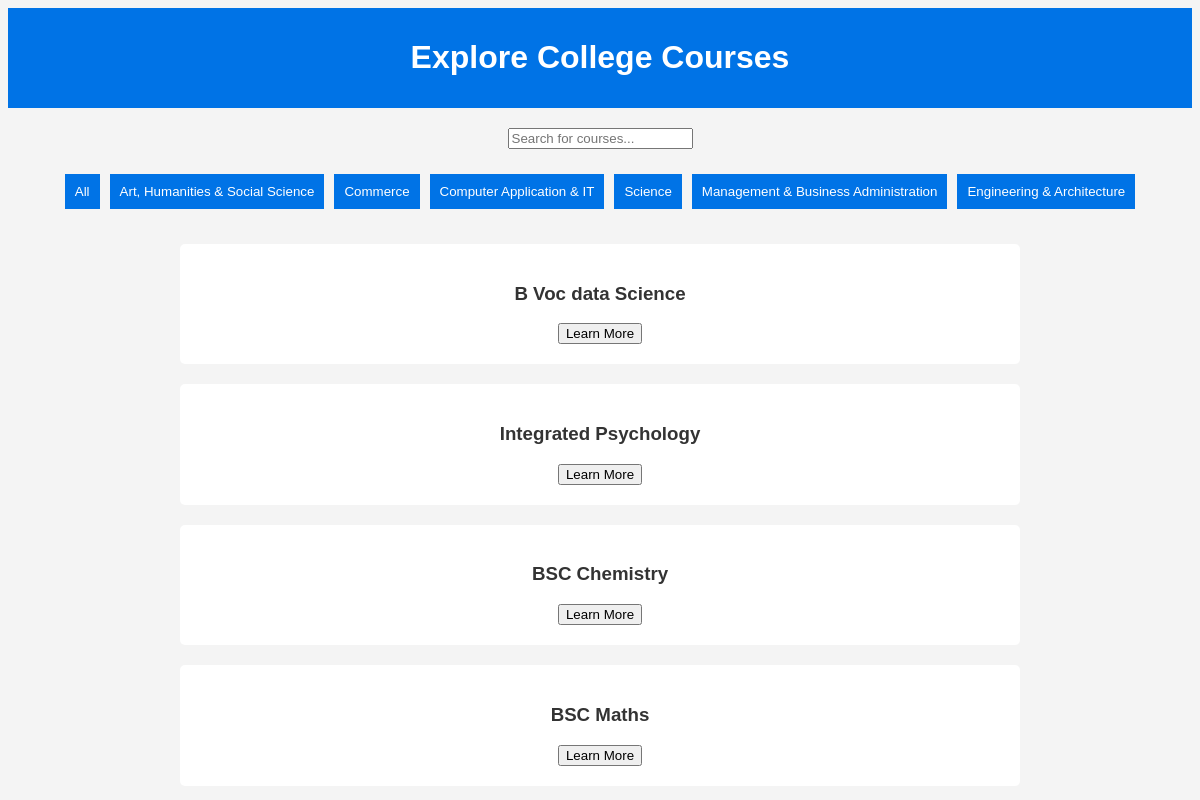
Page /courses/ on the committed database.
### campapp/models.py (models this page shows)
class Courses(models.Model):
    college = models.ForeignKey(College, on_delete=models.CASCADE, related_name="courses")
    name = models.CharField(max_length=255)
    duration = models.IntegerField(help_text="Duration in years")
    fee = models.DecimalField(max_digits=10, decimal_places=2)

### campapp/views.py (the view)
# urls.py: path('courses/', course_list, name='courses'),
def course_list(request):
    courses = Courses.objects.all()  # Fetch courses from the database
    return render(request, 'courses.html', {'courses': courses})

### campapp/Templates/courses.html (shortened to what this page needs)
<!DOCTYPE html>
<html lang="en">
<head>
</head>
<body>
<header>
    <h1>Explore College Courses</h1>
</header>
<div class="search-bar">
    <input type="text" id="searchInput" placeholder="Search for courses..." onkeyup="searchCourses()">
</div>
<div class="category">
    <button onclick="filterCourses('all')">All</button>
    <button onclick="filterCourses('art')">Art, Humanities & Social Science</button>
    <button onclick="filterCourses('commerce')">Commerce</button>
    <button onclick="filterCourses('computer')">Computer Application & IT</button>
    <button onclick="filterCourses('science')">Science</button>
    <button onclick="filterCourses('management')">Management & Business Administration</button>
    <button onclick="filterCourses('engineering')">Engineering & Architecture</button>
</div>
<div class="courses">
    {% for course in courses %}
    <div class="course" data-category="{{ course.category }}">
        <h3>{{ course.name }}</h3>
        <button>Learn More</button>
    </div>
    {% empty %}
    <p>No courses available.</p>
    {% endfor %}
</div>
</body>
</html>

### campapp/Templates/courses.html (style rules this page uses)
body { font-family: Arial, sans-serif; background-color: #f4f4f4; text-align: center; }
header { background-color: #0073e6; color: white; padding: 10px; }
.search-bar { margin: 20px 0; }
.category { display: flex; flex-wrap: wrap; justify-content: center; margin: 20px; }
.category button { background: #0073e6; color: white; border: none; padding: 10px; margin: 5px; cursor: pointer; }
.courses { max-width: 800px; margin: auto; display: flex; flex-direction: column; align-items: center; }
.course { background: white; padding: 20px; margin: 10px 0; width: 100%; border-radius: 5px; }
.course h3 { color: #333; }

### rows in the picture
Courses: name "B Voc data Science"
Courses: name "Integrated Psychology"
Courses: name "BSC Chemistry"
Courses: name "BSC Maths"
